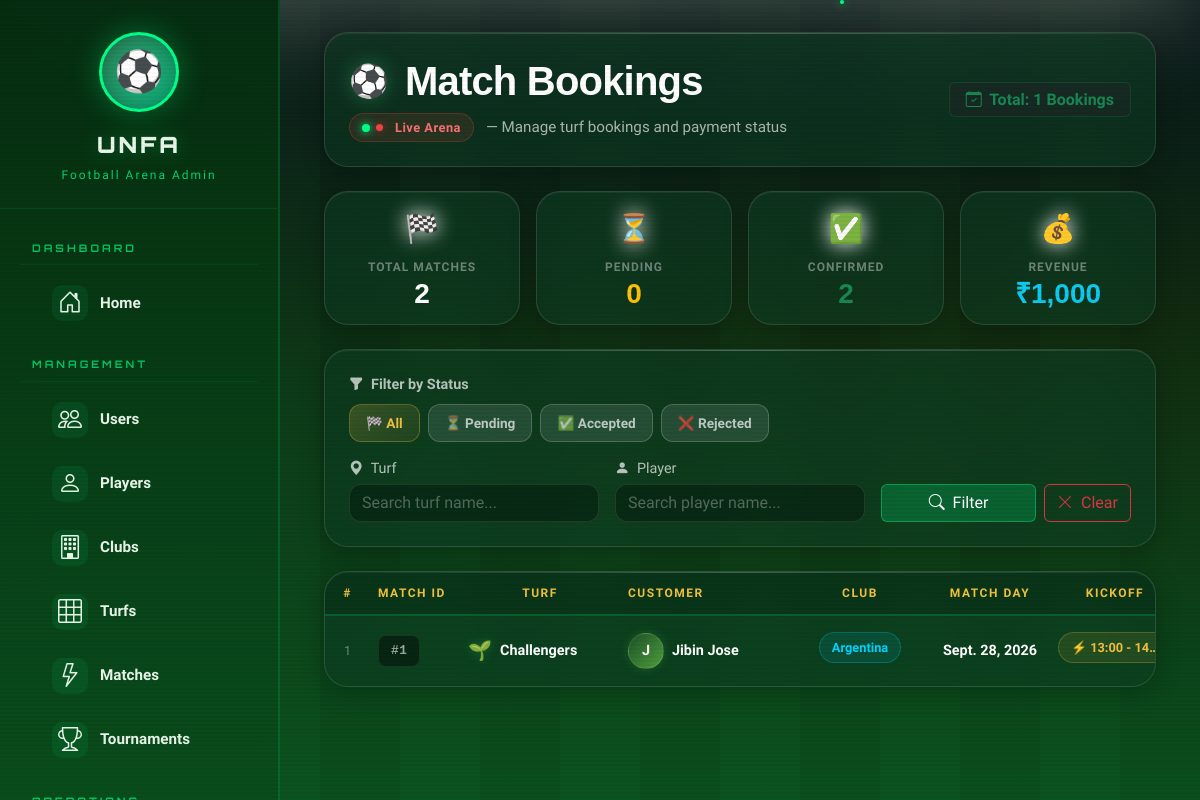
The app's page /administrator/admin/bookings/ (signed in) with its own data.
### user_app/models.py (models this page shows, shortened)
class Booking(models.Model):
    booking_id = models.AutoField(primary_key=True)
    turf = models.ForeignKey(Turf, on_delete=models.CASCADE)
    customer = models.ForeignKey(User, on_delete=models.CASCADE)
    club = models.ForeignKey(Club, on_delete=models.CASCADE, null=True, blank=True)
    time_slot = models.ForeignKey(Turf_time_map, on_delete=models.CASCADE)
    booking_date = models.DateField()
    status = models.CharField(
        max_length=10,
        choices=[("Pending", "Pending"), ("Accepted", "Accepted"), ("Rejected", "Rejected")],
        default="Pending"
    )
    is_paid = models.BooleanField(default=False)

class Turf(models.Model):
    turf_id = models.AutoField(primary_key=True)
    turf_owner = models.ForeignKey(User, on_delete=models.CASCADE)
    turf_name = models.CharField(max_length=200)
    turf_rate = models.IntegerField()
    turf_district = models.CharField(max_length=100)
    turf_location = models.CharField(max_length=100)
    turf_image = models.ImageField(upload_to="turfs/")
    is_validated = models.BooleanField(default=False)
    validated_at = models.DateTimeField(null=True, blank=True)

class Club(models.Model):
    club_id = models.AutoField(primary_key=True)
    club_manager = models.ForeignKey(User, on_delete=models.CASCADE)
    club_name = models.CharField(max_length=200, unique=True)
    club_district = models.CharField(max_length=100)
    club_location = models.CharField(max_length=100)
    club_weight = models.IntegerField(default=10, null=True)
    club_home_ground = models.ForeignKey(Turf, on_delete=models.CASCADE, null=True, blank=True)
    club_logo = models.ImageField(upload_to="club_logo/")
    is_validated = models.BooleanField(default=False)
    validated_at = models.DateTimeField(null=True, blank=True)

class Turf_time_map(models.Model):
    tt_id = models.AutoField(primary_key=True)
    tt_time = models.ForeignKey(Time_Schedule, on_delete=models.CASCADE)
    tt_turf = models.ForeignKey(Turf, on_delete=models.CASCADE)

class Time_Schedule(models.Model):
    time_id = models.AutoField(primary_key=True)
    time_range = models.CharField(max_length=100)

### visitor_app/models.py (models this page shows)
class User(models.Model):
    user_id = models.AutoField(primary_key=True)
    user_name = models.CharField(max_length=100)
    user_gender = models.CharField(max_length=10)
    user_age = models.IntegerField()
    user_email = models.EmailField(max_length=100,unique=True)
    user_password = models.CharField(max_length=128)
    user_active = models.BooleanField(default=True)

### admin_app/views.py (the view)
# urls.py: path("admin/bookings/", views.admin_view_bookings, name="admin_view_bookings"),
def admin_view_bookings(request):
    if not _admin_required(request):
        return redirect("admin_login")
    customer_club = Club.objects.filter(
        club_manager=OuterRef('customer')
    ).values('club_name')[:1]
    bookings = Booking.objects.select_related(
        "turf", "customer", "club", "time_slot__tt_time"
    ).annotate(
        manager_club_name=Subquery(customer_club)  # NEW
    ).order_by("-booking_id")
    status_filter = request.GET.get("status", "all")
    turf = request.GET.get("turf")
    customer = request.GET.get("customer")
    if status_filter != "all":
        bookings = bookings.filter(status=status_filter)
    if turf:
        bookings = bookings.filter(turf__turf_name__icontains=turf)
    if customer:
        bookings = bookings.filter(
            Q(customer__user_name__icontains=customer)
            | Q(customer__user_email__icontains=customer)
        )
    return render(request, "admin/admin_view_bookings.html", {
        "bookings": bookings,
        "status_filter": status_filter,
    })

### templates/admin/admin_view_bookings.html (shortened to what this page needs)
{% extends 'admin/admin_base.html' %}
{% load static %}
{% block content %}
<div class="container-fluid position-relative" id="div-01-main-wrapper">
    <div class="row mb-3 mb-md-4" id="div-02-page-header">
        <div class="col-12">
            <div class="glass-card arena-header p-3 p-md-4 reveal-up">
                <div class="row align-items-center g-3">
                    <div class="col-12 col-md-8">
                        <div class="d-flex align-items-center gap-2 gap-md-3 mb-2">
                            <span class="football-spin d-inline-block" aria-hidden="true">&#9917;</span>
                            <h1 class="page-title mb-0">Match Bookings</h1>
                        </div>
                        <p class="page-subtitle mb-0">
                            <span class="live-pulse">
                                <span class="live-dot"></span>
                                Live Arena
                            </span>
                            <span class="d-none d-sm-inline"> — Manage turf bookings and payment status</span>
                        </p>
                    </div>
                    <div class="col-12 col-md-4 text-md-end">
                        <span class="badge bg-dark bg-opacity-50 border border-success border-opacity-25 text-success px-3 py-2 fs-6">
                            <i class="bi bi-calendar-check me-1"></i>
                            <span class="d-none d-sm-inline">Total: </span>{{ bookings|length }} Bookings
                        </span>
                    </div>
                </div>
            </div>
        </div>
    </div>
    <div class="row g-2 g-md-3 mb-3 mb-md-4" id="div-03-stats-dashboard">
        <div class="col-6 col-lg-3">
            <div class="glass-card stat-card p-3 text-center h-100 reveal-up delay-1" data-stat="total">
                <div class="stat-icon mb-2">&#127937;</div>
                <div class="stat-label small text-uppercase tracking-wide">Total Matches</div>
                <div class="stat-value text-white fs-3 fw-bold mt-1" id="stat-01-total">0</div>
            </div>
        </div>
        <div class="col-6 col-lg-3">
            <div class="glass-card stat-card p-3 text-center h-100 reveal-up delay-2" data-stat="pending">
                <div class="stat-icon mb-2">&#9203;</div>
                <div class="stat-label small text-uppercase tracking-wide">Pending</div>
                <div class="stat-value text-warning fs-3 fw-bold mt-1" id="stat-02-pending">0</div>
            </div>
        </div>
        <div class="col-6 col-lg-3">
            <div class="glass-card stat-card p-3 text-center h-100 reveal-up delay-3" data-stat="accepted">
                <div class="stat-icon mb-2">&#9989;</div>
                <div class="stat-label small text-uppercase tracking-wide">Confirmed</div>
                <div class="stat-value text-success fs-3 fw-bold mt-1" id="stat-03-accepted">0</div>
            </div>
        </div>
        <div class="col-6 col-lg-3">
            <div class="glass-card stat-card p-3 text-center h-100 reveal-up delay-4" data-stat="revenue">
                <div class="stat-icon mb-2">&#128176;</div>
                <div class="stat-label small text-uppercase tracking-wide">Revenue</div>
                <div class="stat-value text-info fs-3 fw-bold mt-1" id="stat-04-revenue">₹0</div>
            </div>
        </div>
    </div>
    <div class="row mb-3 mb-md-4" id="div-04-filter-panel">
        <div class="col-12">
            <div class="glass-card p-3 p-md-4 reveal-up">
                <form method="get" id="filterForm">
                    <div class="row g-2 mb-3">
                        <div class="col-12">
                            <label class="filter-label d-block mb-2 fw-semibold">
                                <i class="bi bi-funnel-fill me-1"></i> Filter by Status
                            </label>
                            <div class="d-flex flex-wrap gap-2">
                                <a href="?status=all" class="glass-btn btn-sm {% if status_filter == 'all' or not status_filter %}active-all{% endif %}">
                                    &#127937; All
                                </a>
                                <a href="?status=Pending" class="glass-btn btn-sm {% if status_filter == 'Pending' %}active-pending{% endif %}">
                                    &#9203; Pending
                                </a>
                                <a href="?status=Accepted" class="glass-btn btn-sm {% if status_filter == 'Accepted' %}active-accepted{% endif %}">
                                    &#9989; Accepted
                                </a>
                                <a href="?status=Rejected" class="glass-btn btn-sm {% if status_filter == 'Rejected' %}active-rejected{% endif %}">
                                    &#10060; Rejected
                                </a>
                            </div>
                        </div>
                    </div>
                    <div class="row g-2 g-md-3 align-items-end">
                        <div class="col-12 col-sm-6 col-md-4">
                            <label class="filter-label d-block mb-1 small fw-medium">
                                <i class="bi bi-geo-alt-fill me-1"></i> Turf
                            </label>
                            <input type="text" name="turf" class="form-control arena-input" placeholder="Search turf name..." value="{{ request.GET.turf }}">
                        </div>
                        <div class="col-12 col-sm-6 col-md-4">
                            <label class="filter-label d-block mb-1 small fw-medium">
                                <i class="bi bi-person-fill me-1"></i> Player
                            </label>
                            <input type="text" name="customer" class="form-control arena-input" placeholder="Search player name..." value="{{ request.GET.customer }}">
                        </div>
                        <div class="col-12 col-md-4">
                            <div class="d-flex gap-2">
                                <button type="submit" class="btn btn-success flex-fill">
                                    <i class="bi bi-search me-1"></i> <span class="d-none d-sm-inline">Filter</span>
                                </button>
                                <a href="{% url 'admin_view_bookings' %}" class="btn btn-outline-danger">
                                    <i class="bi bi-x-lg"></i>
                                    <span class="d-none d-sm-inline ms-1">Clear</span>
                                </a>
                            </div>
                        </div>
                    </div>
                </form>
            </div>
        </div>
    </div>
    <div class="row d-none d-lg-flex" id="div-05-desktop-table">
        <div class="col-12">
            <div class="glass-card p-0 overflow-hidden reveal-up">
                <div class="table-responsive">
                    <table class="arena-table table table-hover mb-0" id="bookingsTable">
                        <thead>
                            <tr>
                                <th class="text-center" style="width: 45px;">#</th>
                                <th style="width: 90px;">Match ID</th>
                                <th style="width: 160px;">Turf</th>
                                <th style="width: 170px;">Customer</th>
                                <th style="width: 140px;">Club</th>
                                <th style="width: 120px;">Match Day</th>
                                <th style="width: 130px;">Kickoff</th>
                            </tr>
                        </thead>
                        <tbody>
                            {% for booking in bookings %}
                            <tr class="booking-row" data-status="{{ booking.status }}" data-paid="{{ booking.is_paid|yesno:'true,false' }}">
                                <td class="text-center small" style="color: rgba(255,255,255,0.4) !important;">{{ forloop.counter }}</td>
                                <td>
                                    <span class="id-badge">#{{ booking.booking_id }}</span>
                                </td>
                                <td>
                                    <div class="d-flex align-items-center gap-2">
                                        <span class="turf-icon" aria-hidden="true">&#127793;</span>
                                        <span class="fw-bold text-truncate d-inline-block" style="max-width: 110px; color: #ffffff !important;" title="{{ booking.turf.turf_name }}">{{ booking.turf.turf_name }}</span>
                                    </div>
                                </td>
                                <td>
                                    <div class="d-flex align-items-center gap-2">
                                        <div class="player-avatar">
                                            {{ booking.customer.user_name|first|upper }}
                                        </div>
                                        <span class="fw-semibold text-truncate d-inline-block" style="max-width: 110px; color: #ffffff !important;" title="{{ booking.customer.user_name }}">{{ booking.customer.user_name }}</span>
                                    </div>
                                </td>
                                <td>
                                    {% if booking.club %}
                                        <span class="club-badge text-truncate d-inline-block" style="max-width: 120px;" title="{{ booking.club.club_name }}">{{ booking.club.club_name }}</span>
                                    {% elif booking.manager_club_name %}
                                        <span class="club-badge text-truncate d-inline-block" style="max-width: 120px;" title="{{ booking.manager_club_name }}">{{ booking.manager_club_name }}</span>
                                    {% else %}
                                        <span style="color: rgba(255,255,255,0.4) !important;" class="small fst-italic">— Independent —</span>
                                    {% endif %}
                                </td>
                                <td class="fw-semibold text-nowrap" style="color: #ffffff !important;">{{ booking.booking_date }}</td>
                                <td>
                                    <span class="time-slot-badge text-truncate d-inline-block" style="max-width: 115px;" title="{{ booking.time_slot.tt_time.time_range }}">
                                        &#9889; {{ booking.time_slot.tt_time.time_range }}
                                    </span>
                                </td>
                            </tr>
                            {% endfor %}
                        </tbody>
                    </table>
                </div>
            </div>
        </div>
    </div>
</div>
{% endblock %}

### records on screen
Booking: booking_id "1", turf.turf_name "Challengers", customer.user_name|first "J", customer.user_name "Jibin Jose", club.club_name "Argentina", booking_date "Sept. 28, 2026", time_slot.tt_time.time_range "13:00 - 14…"

### other values on screen
{{ bookings|length }} "1"
